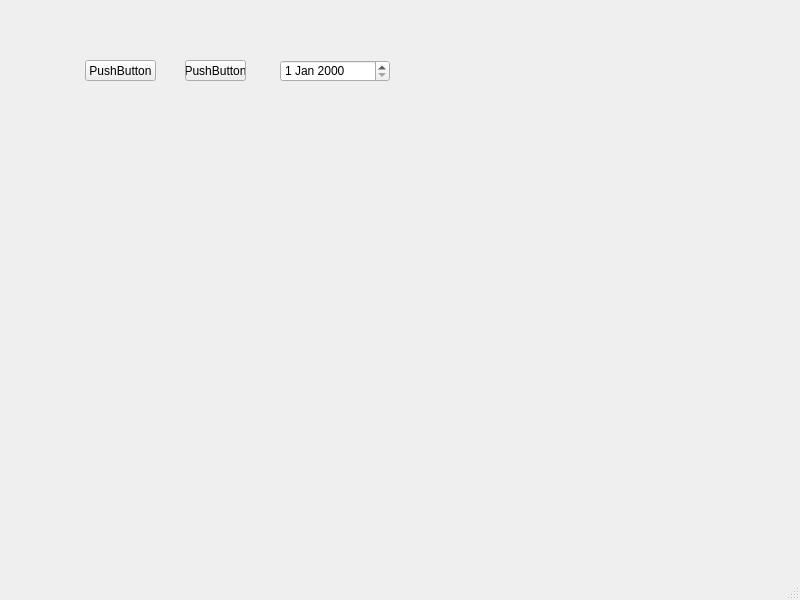
<?xml version="1.0" encoding="UTF-8"?>
<ui version="4.0">
 <class>MainWindow</class>
 <widget class="QMainWindow" name="MainWindow">
  <property name="geometry">
   <rect>
    <x>0</x>
    <y>0</y>
    <width>800</width>
    <height>600</height>
   </rect>
  </property>
  <property name="windowTitle">
   <string>MainWindow</string>
  </property>
  <widget class="QWidget" name="centralwidget">
   <widget class="QDateEdit" name="dateEdit">
    <property name="geometry">
     <rect>
      <x>280</x>
      <y>60</y>
      <width>110</width>
      <height>22</height>
     </rect>
    </property>
   </widget>
   <widget class="QPushButton" name="come">
    <property name="geometry">
     <rect>
      <x>85</x>
      <y>60</y>
      <width>71</width>
      <height>21</height>
     </rect>
    </property>
    <property name="text">
     <string>PushButton</string>
    </property>
   </widget>
   <widget class="QPushButton" name="go">
    <property name="geometry">
     <rect>
      <x>185</x>
      <y>60</y>
      <width>61</width>
      <height>21</height>
     </rect>
    </property>
    <property name="text">
     <string>PushButton</string>
    </property>
   </widget>
  </widget>
  <widget class="QMenuBar" name="menubar">
   <property name="geometry">
    <rect>
     <x>0</x>
     <y>0</y>
     <width>800</width>
     <height>18</height>
    </rect>
   </property>
  </widget>
  <widget class="QStatusBar" name="statusbar"/>
 </widget>
 <resources/>
 <connections/>
</ui>
